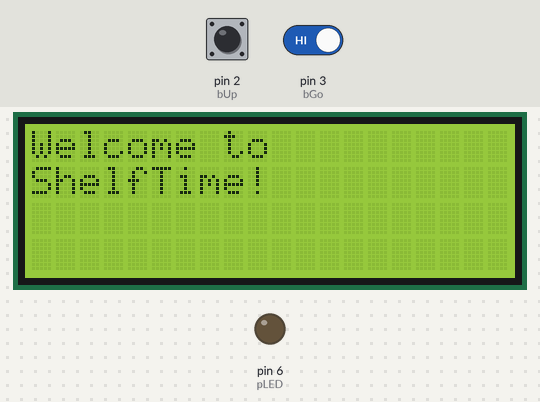
Recording of a sketch running on a simulated Arduino Uno, built with avr-gcc and run on an emulated ATmega328P. Shown: 20×4 character LCD, output pins drawn as LEDs (lit = HIGH). The inputs (shaded band) are chosen by the test bench; at power-on: pin 2 (bUp) HIGH, pin 3 (bGo) HIGH. What the sketch prints to the serial monitor is not drawn.

Above: at 0.2 s.
1.9 s: pin 2 (bUp) pulled LOW for 0.15 s
At 3.5 s:
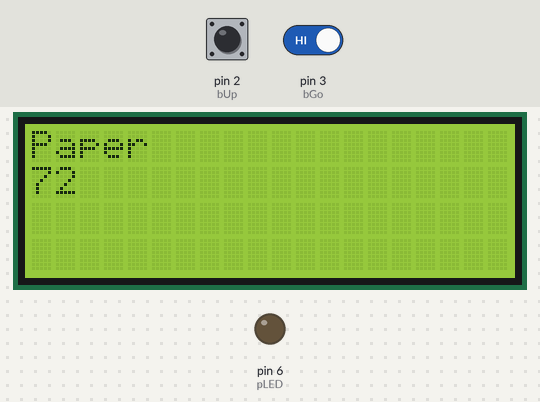
4.1 s: pin 2 (bUp) pulled LOW for 1 s
At 5.2 s:
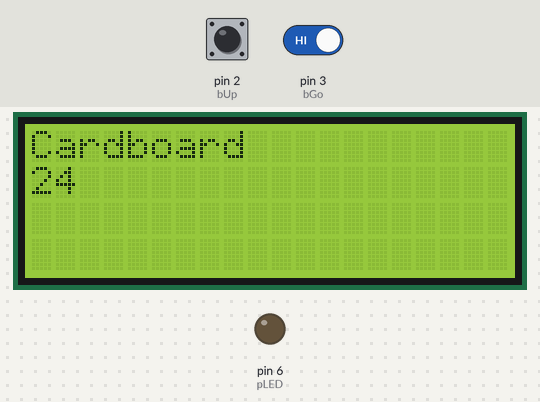
6.6 s: pin 2 (bUp) pulled LOW for 0.15 s
At 7.8 s:
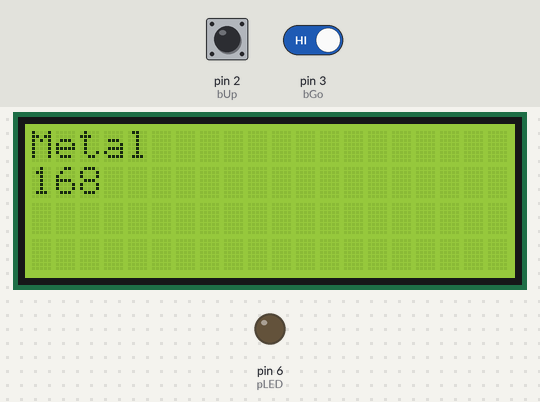
8.2 s: pin 3 (bGo) driven LOW
At 8.9 s:
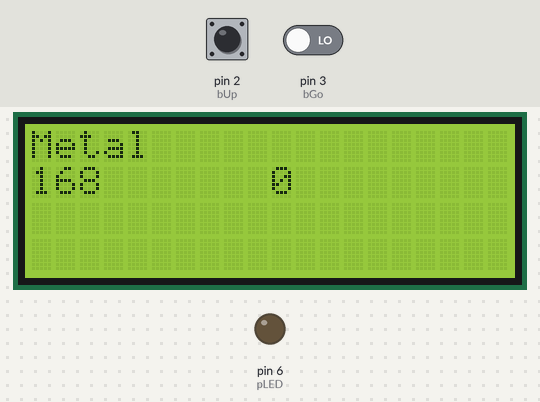
Timing chart, 0 to 11.2 s (numbered marks = the images above; inputs shaded):
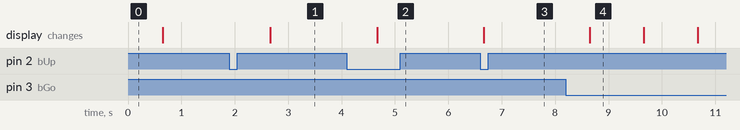

Measured:
- after the input at 1.9 s, the display: changes after 0.76 s (image 1)
- after the input at 4.1 s, the display: changes after 0.56 s (image 2)
- after the input at 6.6 s, the display: changes after 0.06 s (image 3)
- after the input at 8.2 s, the display: changes after 0.45 s (image 4)
- what the display in image 4 shows lasts 1.0 s, from 8.7 s to 9.7 s

The sketch:

DTCProjectShelfTimer.ino
```cpp
#include <Wire.h>
#include <LiquidCrystal_I2C.h>
#define bUp 2
#define bDo 4
#define bGo 3
#define bBa 5
#define pLED 6
char *matList[] = {"Plastic", "Paper", "Cardboard", "Metal"};
int timeList[] = {168, 72, 24, 168};
int cOpt = 0;
int changeThing = 0;
int timerOn = 0;
unsigned long timeGoal = 0;
unsigned long timeNow = 0;
int ledState = 0;
int startTime = 0;
int stopTime = 0;
LiquidCrystal_I2C lcd(0x27, 20, 4); // set the LCD address to 0x27 for a 16 chars and 2 line display

void setup()
{
  Serial.begin(9600);
  lcd.init();                      // initialize the lcd
  lcd.init();
  // Print a message to the LCD.
  lcd.backlight();
  lcd.setCursor(0, 0);
  lcd.print("Welcome to");
  lcd.setCursor(0, 1);
  lcd.print("ShelfTime!");
  pinMode(bUp, INPUT);
  pinMode(bDo, INPUT);
  pinMode(bGo, INPUT);
  pinMode(bBa, INPUT);
  pinMode(pLED, OUTPUT);
  attachInterrupt(digitalPinToInterrupt(bUp), goUp, FALLING);
  attachInterrupt(digitalPinToInterrupt(bDo), goDown, FALLING);
  attachInterrupt(digitalPinToInterrupt(bGo), goSelect, FALLING);
  attachInterrupt(digitalPinToInterrupt(bBa), goBack, FALLING);
  delay(500);
  lcd.clear();
}


void loop()
{
  if (cOpt < 0) {
    cOpt = 4 - cOpt;
  }
  else if (cOpt > 3) {
    cOpt = cOpt - 4;
  }
  digitalWrite(pLED, ledState);
  wait(1000);
}

void goUp() {
  //cOpt++;
  changeThing = 1;
}

void goDown() {
  //cOpt--;
  //changeThing = 1;
}

void goSelect() {
  startTime = 1;
}

void goBack() {
  //stopTime = 1;
}

void wait(int del) {
  int newTime = millis();
  showOption(cOpt);
  if (timerOn == 1) {
    lcd.setCursor(10, 1);
    lcd.print((int)((millis()-timeNow)/1000));
    //lcd.print("TEST");
    if (millis() - timeNow > timeGoal) {
      ledState = 1;
      lcd.clear();
      lcd.setCursor(0, 0);
      lcd.print("Done!!!");
      delay(1000);
      timerOn = 0;
    }
  }
  while (millis() - newTime < del) {
    if (timerOn == 1) {
      Serial.println("waiting...");
    }
  }
}

void showOption(int opt) {
  if (changeThing == 1) {
    ledState = 0;
    cOpt++;
    opt++;
    lcd.clear();
    lcd.setCursor(0, 0);
    lcd.print(matList[opt]);
    lcd.setCursor(0, 1);
    lcd.print(timeList[opt]);
    changeThing = 0;
  }
  if (startTime == 1) {
    timeGoal = timeList[opt] * 1000;
    timerOn = 1;
    timeNow = millis();
    startTime = 0;
  }
}
```
